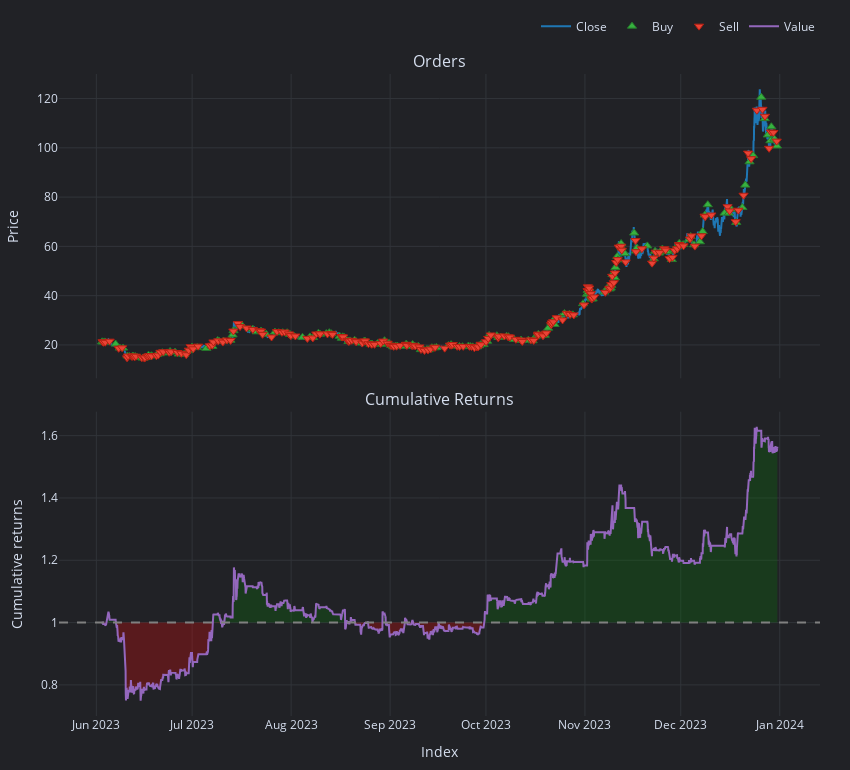

The notebook cell saved with this chart:
### Code cell
print(pf.stats()["Total Return [%]"])
pf.plot({"orders", "cum_returns", }, settings=dict(bm_returns=False)).show()

### Figure 1 — Plotly figure (JSON) as saved in the notebook; plotly's stock layout.template omitted (floating-point values rounded to 4 significant figures; data arrays with more than 128 entries replaced by an {"elided": "..."} marker saying what was removed)
{"data": [{"legendgroup": "0", "line": {"color": "#1f77b4"}, "mode": "lines", "name": "Close", "showlegend": true, "type": "scatter", "uid": "ee2f6669-3473-4370-8f53-a1a8c3e46dd5", "x": {"elided": "5076 str values"}, "xaxis": "x", "y": {"elided": "5076 float values"}, "yaxis": "y"}, {"customdata": {"elided": "200x9 mixed values"}, "hovertemplate": "<br>Order Id: %{customdata[0]}\n<br>Signal Index: %{customdata[1]}\n<br>Creation Index: %{customdata[2]}\n<br>Fill Index: %{customdata[3]}\n<br>Size: %{customdata[4]:,}\n<br>Price: %{customdata[5]:,}\n<br>Fees: %{customdata[6]:,}\n<br>Type: %{customdata[7]}\n<br>Stop Type: %{customdata[8]}", "marker": {"color": "#37B13F", "line": {"color": "rgb(38,123,44)", "width": 1}, "size": 8, "symbol": "triangle-up"}, "mode": "markers", "name": "Buy", "type": "scatter", "uid": "d905bb71-47a8-4f29-b768-6ce76060246c", "x": {"elided": "200 str values"}, "xaxis": "x", "y": {"elided": "200 float values"}, "yaxis": "y"}, {"customdata": {"elided": "199x9 mixed values"}, "hovertemplate": "<br>Order Id: %{customdata[0]}\n<br>Signal Index: %{customdata[1]}\n<br>Creation Index: %{customdata[2]}\n<br>Fill Index: %{customdata[3]}\n<br>Size: %{customdata[4]:,}\n<br>Price: %{customdata[5]:,}\n<br>Fees: %{customdata[6]:,}\n<br>Type: %{customdata[7]}\n<br>Stop Type: %{customdata[8]}", "marker": {"color": "#EA4335", "line": {"color": "rgb(181,31,18)", "width": 1}, "size": 8, "symbol": "triangle-down"}, "mode": "markers", "name": "Sell", "type": "scatter", "uid": "0b1fccb4-8dad-484c-9795-0ba7f52d9fb4", "x": {"elided": "199 str values"}, "xaxis": "x", "y": {"elided": "199 float values"}, "yaxis": "y"}, {"hoverinfo": "skip", "line": {"color": "rgba(0, 0, 0, 0)", "width": 0}, "mode": "lines", "opacity": 0, "showlegend": false, "type": "scatter", "uid": "842dc6c7-6d47-499a-b191-5ac9f2c84474", "x": {"elided": "5076 str values"}, "xaxis": "x2", "y": {"elided": "5076 int values"}, "yaxis": "y2"}, {"connectgaps": false, "fill": "tonexty", "fillcolor": "rgba(0, 128, 0, 0.25)", "hoverinfo": "skip", "line": {"color": "rgba(0, 0, 0, 0)", "width": 0}, "mode": "lines", "opacity": 0, "showlegend": false, "type": "scatter", "uid": "ea3a1b82-77f5-41a8-bfa0-168fa1d09b33", "x": {"elided": "5076 str values"}, "xaxis": "x2", "y": {"elided": "5076 float values"}, "yaxis": "y2"}, {"hoverinfo": "skip", "line": {"color": "rgba(0, 0, 0, 0)", "width": 0}, "mode": "lines", "opacity": 0, "showlegend": false, "type": "scatter", "uid": "7811b67b-0b01-44db-a641-bff3df5c65f2", "x": {"elided": "5076 str values"}, "xaxis": "x2", "y": {"elided": "5076 int values"}, "yaxis": "y2"}, {"connectgaps": false, "fill": "tonexty", "fillcolor": "rgba(255, 0, 0, 0.25)", "hoverinfo": "skip", "line": {"color": "rgba(0, 0, 0, 0)", "width": 0}, "mode": "lines", "opacity": 0, "showlegend": false, "type": "scatter", "uid": "28025d88-af1b-4fb6-adef-75a5db76ed8f", "x": {"elided": "5076 str values"}, "xaxis": "x2", "y": {"elided": "5076 float values"}, "yaxis": "y2"}, {"legendgroup": "1", "line": {"color": "#9467bd"}, "mode": "lines", "name": "Value", "showlegend": true, "type": "scatter", "uid": "8701787c-f7f1-4436-ad0e-6cc2c93f4cbb", "x": {"elided": "5076 str values"}, "xaxis": "x2", "y": {"elided": "5076 float values"}, "yaxis": "y2"}, {"hoverinfo": "skip", "line": {"color": "rgba(0, 0, 0, 0)", "width": 0}, "mode": "lines", "opacity": 0, "showlegend": false, "type": "scatter", "uid": "3e37ffa7-87b7-45d8-bf62-56af76cfe0cc", "x": {"elided": "5076 str values"}, "xaxis": "x2", "y": {"elided": "5076 int values"}, "yaxis": "y2"}], "layout": {"annotations": [{"font": {"size": 16}, "showarrow": false, "text": "Orders", "x": 0.5, "xanchor": "center", "xref": "paper", "y": 1, "yanchor": "bottom", "yref": "paper"}, {"font": {"size": 16}, "showarrow": false, "text": "Cumulative Returns", "x": 0.5, "xanchor": "center", "xref": "paper", "y": 0.474, "yanchor": "bottom", "yref": "paper"}], "height": 770, "legend": {"orientation": "h", "traceorder": "normal", "x": 1, "xanchor": "right", "y": 1.052, "yanchor": "bottom"}, "margin": {"b": 30, "l": 30, "r": 30, "t": 30}, "shapes": [{"line": {"color": "gray", "dash": "dash"}, "type": "line", "x0": 0, "x1": 1, "xref": "paper", "y0": 1, "y1": 1, "yref": "y2"}], "showlegend": true, "width": 850, "xaxis": {"anchor": "y", "domain": [0, 1], "matches": "x2", "showticklabels": false}, "xaxis2": {"anchor": "y2", "domain": [0, 1], "title": {"text": "Index"}}, "yaxis": {"anchor": "x", "domain": [0.526, 1], "title": {"text": "Price"}}, "yaxis2": {"anchor": "x2", "domain": [0, 0.474], "title": {"text": "Cumulative returns"}}}}
